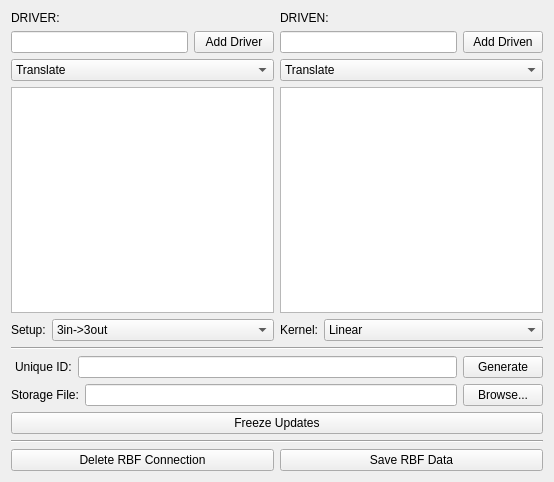
<?xml version="1.0" encoding="UTF-8"?>
<ui version="4.0">
 <class>Form</class>
 <widget class="QWidget" name="Form">
  <property name="geometry">
   <rect>
    <x>0</x>
    <y>0</y>
    <width>554</width>
    <height>482</height>
   </rect>
  </property>
  <property name="windowTitle">
   <string>Form</string>
  </property>
  <layout class="QVBoxLayout" name="verticalLayout">
   <item>
    <layout class="QHBoxLayout" name="horizontalLayout">
     <item>
      <layout class="QVBoxLayout" name="verticalLayout_4">
       <item>
        <widget class="QLabel" name="label">
         <property name="text">
          <string>DRIVER:</string>
         </property>
        </widget>
       </item>
       <item>
        <layout class="QHBoxLayout" name="horizontalLayout_2">
         <item>
          <widget class="QLineEdit" name="Driver_LineEdit"/>
         </item>
         <item>
          <widget class="QPushButton" name="AddDriver_Button">
           <property name="text">
            <string>Add Driver</string>
           </property>
          </widget>
         </item>
        </layout>
       </item>
       <item>
        <widget class="QComboBox" name="Driver_ComboBox">
         <item>
          <property name="text">
           <string>Translate</string>
          </property>
         </item>
         <item>
          <property name="text">
           <string>Rotate</string>
          </property>
         </item>
         <item>
          <property name="text">
           <string>Scale</string>
          </property>
         </item>
        </widget>
       </item>
       <item>
        <widget class="QTableView" name="Driver_Table"/>
       </item>
      </layout>
     </item>
     <item>
      <layout class="QVBoxLayout" name="DrivenLayout">
       <item>
        <widget class="QLabel" name="label_2">
         <property name="text">
          <string>DRIVEN:</string>
         </property>
        </widget>
       </item>
       <item>
        <layout class="QHBoxLayout" name="horizontalLayout_3">
         <item>
          <widget class="QLineEdit" name="Driven_LineEdit"/>
         </item>
         <item>
          <widget class="QPushButton" name="AddDriven_Button">
           <property name="text">
            <string>Add Driven</string>
           </property>
          </widget>
         </item>
        </layout>
       </item>
       <item>
        <widget class="QComboBox" name="Driven_ComboBox">
         <item>
          <property name="text">
           <string>Translate</string>
          </property>
         </item>
         <item>
          <property name="text">
           <string>Rotate</string>
          </property>
         </item>
         <item>
          <property name="text">
           <string>Scale</string>
          </property>
         </item>
        </widget>
       </item>
       <item>
        <widget class="QTableView" name="Driven_Table"/>
       </item>
      </layout>
     </item>
    </layout>
   </item>
   <item>
    <layout class="QHBoxLayout" name="horizontalLayout_4">
     <item>
      <layout class="QHBoxLayout" name="horizontalLayout_6">
       <item>
        <widget class="QLabel" name="label_6">
         <property name="text">
          <string>Setup:</string>
         </property>
        </widget>
       </item>
       <item>
        <widget class="QComboBox" name="Setup_ComboBox">
         <property name="sizePolicy">
          <sizepolicy hsizetype="Expanding" vsizetype="Fixed">
           <horstretch>0</horstretch>
           <verstretch>0</verstretch>
          </sizepolicy>
         </property>
         <property name="currentText">
          <string>3in-&gt;3out</string>
         </property>
         <property name="currentIndex">
          <number>8</number>
         </property>
         <item>
          <property name="text">
           <string>1in-&gt;1out</string>
          </property>
         </item>
         <item>
          <property name="text">
           <string>1in-&gt;2out</string>
          </property>
         </item>
         <item>
          <property name="text">
           <string>1in-&gt;3out</string>
          </property>
         </item>
         <item>
          <property name="text">
           <string>2in-&gt;1out</string>
          </property>
         </item>
         <item>
          <property name="text">
           <string>2in-&gt;2out</string>
          </property>
         </item>
         <item>
          <property name="text">
           <string>2in-&gt;3out</string>
          </property>
         </item>
         <item>
          <property name="text">
           <string>3in-&gt;1out</string>
          </property>
         </item>
         <item>
          <property name="text">
           <string>3in-&gt;2out</string>
          </property>
         </item>
         <item>
          <property name="text">
           <string>3in-&gt;3out</string>
          </property>
         </item>
        </widget>
       </item>
      </layout>
     </item>
     <item>
      <layout class="QHBoxLayout" name="horizontalLayout_7">
       <item>
        <widget class="QLabel" name="label_5">
         <property name="text">
          <string>Kernel:</string>
         </property>
        </widget>
       </item>
       <item>
        <widget class="QComboBox" name="Kernel_ComboBox">
         <property name="sizePolicy">
          <sizepolicy hsizetype="Expanding" vsizetype="Fixed">
           <horstretch>0</horstretch>
           <verstretch>0</verstretch>
          </sizepolicy>
         </property>
         <property name="minimumSize">
          <size>
           <width>180</width>
           <height>0</height>
          </size>
         </property>
         <item>
          <property name="text">
           <string>Linear</string>
          </property>
         </item>
         <item>
          <property name="text">
           <string>Quadratic</string>
          </property>
         </item>
         <item>
          <property name="text">
           <string>Cubic</string>
          </property>
         </item>
        </widget>
       </item>
      </layout>
     </item>
    </layout>
   </item>
   <item>
    <widget class="Line" name="line_2">
     <property name="orientation">
      <enum>Qt::Horizontal</enum>
     </property>
    </widget>
   </item>
   <item>
    <layout class="QHBoxLayout" name="horizontalLayout_8">
     <item>
      <spacer name="horizontalSpacer">
       <property name="orientation">
        <enum>Qt::Horizontal</enum>
       </property>
       <property name="sizeType">
        <enum>QSizePolicy::Fixed</enum>
       </property>
       <property name="sizeHint" stdset="0">
        <size>
         <width>4</width>
         <height>3</height>
        </size>
       </property>
      </spacer>
     </item>
     <item>
      <widget class="QLabel" name="label_3">
       <property name="text">
        <string>Unique ID:</string>
       </property>
      </widget>
     </item>
     <item>
      <widget class="QLineEdit" name="ID_LineEdit"/>
     </item>
     <item>
      <widget class="QPushButton" name="GenerateID_Button">
       <property name="text">
        <string>Generate</string>
       </property>
      </widget>
     </item>
    </layout>
   </item>
   <item>
    <layout class="QHBoxLayout" name="horizontalLayout_5">
     <item>
      <widget class="QLabel" name="label_4">
       <property name="text">
        <string>Storage File:</string>
       </property>
      </widget>
     </item>
     <item>
      <widget class="QLineEdit" name="FilePath_LineEdit"/>
     </item>
     <item>
      <widget class="QPushButton" name="Browse_Button">
       <property name="text">
        <string>Browse...</string>
       </property>
      </widget>
     </item>
    </layout>
   </item>
   <item>
    <widget class="QPushButton" name="ToggleUpdates_Button">
     <property name="text">
      <string>Freeze Updates</string>
     </property>
    </widget>
   </item>
   <item>
    <widget class="Line" name="line">
     <property name="orientation">
      <enum>Qt::Horizontal</enum>
     </property>
    </widget>
   </item>
   <item>
    <layout class="QHBoxLayout" name="horizontalLayout_9">
     <item>
      <widget class="QPushButton" name="Delete_Button">
       <property name="text">
        <string>Delete RBF Connection</string>
       </property>
      </widget>
     </item>
     <item>
      <widget class="QPushButton" name="Save_Button">
       <property name="text">
        <string>Save RBF Data</string>
       </property>
      </widget>
     </item>
    </layout>
   </item>
  </layout>
 </widget>
 <resources/>
 <connections/>
</ui>
